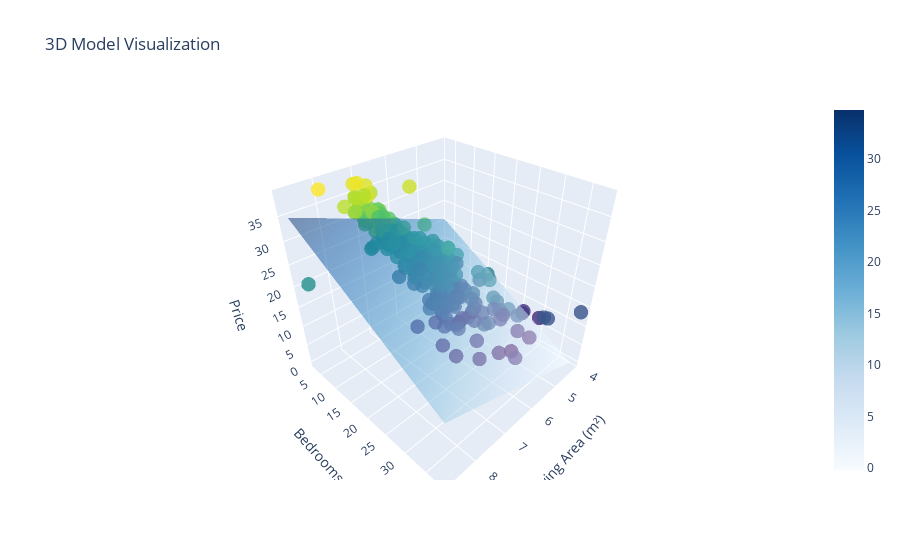

Here is the notebook cell this chart was saved with:
### Code cell
visualize_model_3D(X1, X2, Y_train, lin_model.intercept_, lin_model.coef_, 40)

### Figure 1 — Plotly figure (JSON) as saved in the notebook; plotly's stock layout.template omitted (floating-point values rounded to 4 significant figures; data arrays with more than 128 entries replaced by an {"elided": "..."} marker saying what was removed)
{"data": [{"marker": {"color": {"elided": "278 float values"}, "colorscale": [[0, "#440154"], [0.1111, "#482878"], [0.2222, "#3e4989"], [0.3333, "#31688e"], [0.4444, "#26828e"], [0.5556, "#1f9e89"], [0.6667, "#35b779"], [0.7778, "#6ece58"], [0.8889, "#b5de2b"], [1, "#fde725"]], "opacity": 0.8, "size": 5}, "mode": "markers", "name": "Data", "type": "scatter3d", "x": {"elided": "278 float values"}, "y": {"elided": "278 float values"}, "z": {"elided": "278 float values"}}, {"colorscale": [[0, "rgb(247,251,255)"], [0.125, "rgb(222,235,247)"], [0.25, "rgb(198,219,239)"], [0.375, "rgb(158,202,225)"], [0.5, "rgb(107,174,214)"], [0.625, "rgb(66,146,198)"], [0.75, "rgb(33,113,181)"], [0.875, "rgb(8,81,156)"], [1, "rgb(8,48,107)"]], "name": "Model Surface", "opacity": 0.5, "type": "surface", "x": {"elided": "40x40 float values"}, "y": {"elided": "40x40 float values"}, "z": {"elided": "40x40 float values"}}], "layout": {"scene": {"xaxis": {"title": {"text": "Living Area (m²)"}}, "yaxis": {"title": {"text": "Bedrooms"}}, "zaxis": {"title": {"text": "Price"}}}, "title": {"text": "3D Model Visualization"}}}
